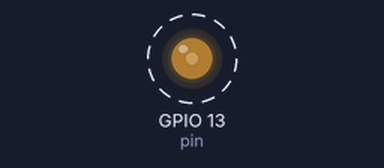
A program run on a simulated ESP32 board running MicroPython. On the bench: output pins drawn as LEDs (lit = HIGH). Dashed ring = blinking.

Above: at 0.05 s.
Timing chart, 0 to 4.9 s (numbered marks = the images above):
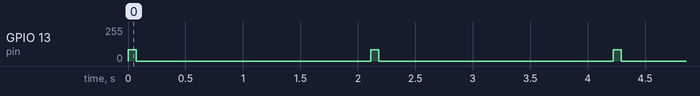

Measured:
- by itself, GPIO 13 (pin): alternates 84/255 for 0.07 s and 0/255 for 2.0 s

The program:

mimic_ir_bulb_remote2.py
```python
# ir_tx.py (ESP32 + MicroPython)
from machine import Pin, PWM
import time

class IRSender:
    def __init__(self, pin=18, carrier=38000, duty_pct=33):
        self.pwm = PWM(Pin(pin), freq=carrier, duty=0)  # duty: 0..1023 on ESP32
        self._on = int(1023 * duty_pct / 100)

    def _mark(self, us):
        self.pwm.duty(self._on)
        time.sleep_us(int(us))
        self.pwm.duty(0)

    def _space(self, us):
        self.pwm.duty(0)
        time.sleep_us(int(us))

    # Send a raw bursts list: [mark, space, mark, space, ...] in microseconds
    def send_raw(self, bursts_us):
        for i, dur in enumerate(bursts_us):
            if i % 2 == 0:
                self._mark(dur)
            else:
                self._space(dur)

    # NEC 32-bit (LSB first): typical TV remotes
    def send_nec32(self, code):
        # Leader
        self._mark(9000); self._space(4500)
        # 32 data bits, LSB first
        for i in range(32):
            self._mark(560)
            if (code >> i) & 1:
                self._space(1690)   # '1'
            else:
                self._space(560)    # '0'
        # Trailer
        self._mark(560)
        self._space(40000)  # inter-frame gap (safety)

# ===== Example usage =====
# Wire the IR LED through a small NPN transistor to 5V; use series resistor.
ir = IRSender(pin=13, carrier=38000, duty_pct=33)


# Test
while True:
    # NEC 32-bit example:    send_nec(0xFF609F)   # OFF

    ir.send_nec32(0xFFE01F) #on
    time.sleep(2)
    ir.send_nec32(0xFF609F) #off
    time.sleep(2)
```
